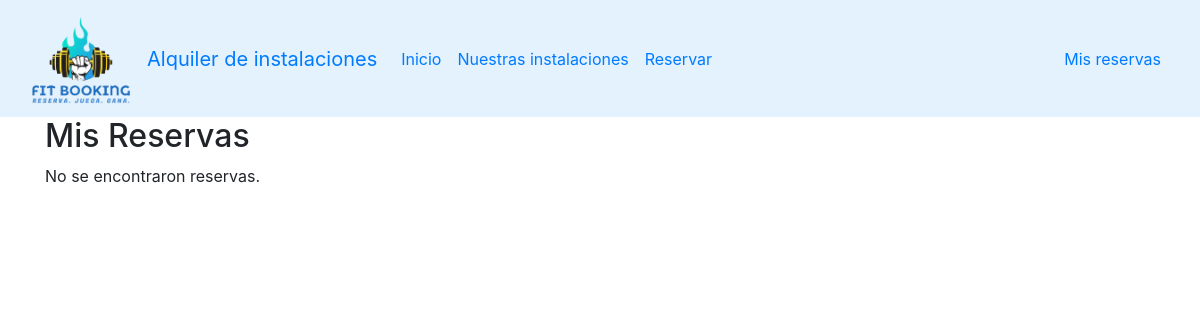
The page /views/userReservations.php (signed in) on the database as committed earlier.
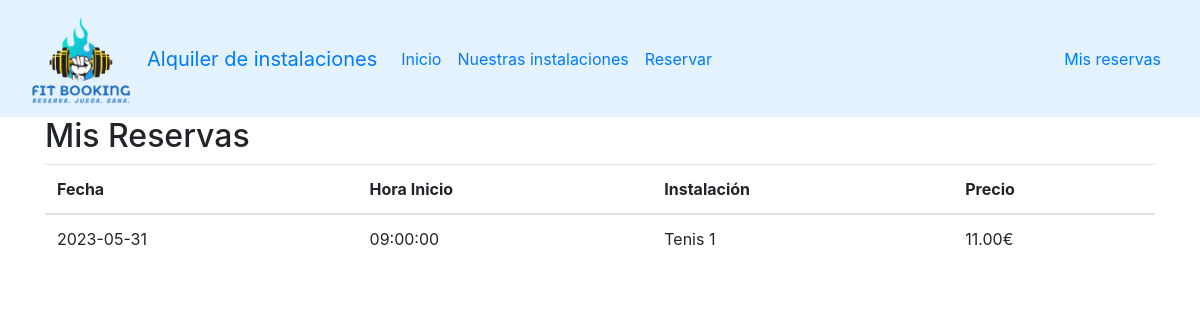
The same page on the database as committed later.
### tables this page shows
CREATE TABLE IF NOT EXISTS `tbl_reservas` (
  `id_reserva` int(11) NOT NULL AUTO_INCREMENT,
  `fk_instalacion` int(11) DEFAULT NULL,
  `fk_usuario` int(11) DEFAULT NULL,
  `hora_inicio` time DEFAULT NULL,
  `fecha` date DEFAULT NULL,
  PRIMARY KEY (`id_reserva`),
  KEY `fk_usuario` (`fk_usuario`),
  KEY `fk_instalacion` (`fk_instalacion`) USING BTREE
);

CREATE TABLE IF NOT EXISTS `tbl_instalaciones` (
  `id_instalacion` int(11) NOT NULL AUTO_INCREMENT,
  `denominacion` varchar(25) DEFAULT NULL,
  `fk_deporte` int(11) DEFAULT NULL,
  `fk_precio` int(11) DEFAULT NULL,
  PRIMARY KEY (`id_instalacion`),
  KEY `fk_deporte` (`fk_deporte`),
  KEY `fk_precio` (`fk_precio`)
);

CREATE TABLE IF NOT EXISTS `tbl_precios` (
  `id_precio` int(11) NOT NULL AUTO_INCREMENT,
  `precio` float DEFAULT NULL,
  PRIMARY KEY (`id_precio`)
);

### views/userReservations.php (the view, shortened to what this page needs)
<?php
if( isset($_COOKIE['user'])){
    $idUsuario = $_COOKIE['user'];
    function misReservas($idUsuario)
    {
        require_once("../model/bdConnection.php");
        $sql = "SELECT i.denominacion, r.hora_inicio, r.fecha, p.precio
        FROM tbl_reservas r
        JOIN tbl_instalaciones i ON r.fk_instalacion = i.id_instalacion
        JOIN tbl_precios p ON i.fk_precio = p.id_precio
        WHERE r.fk_usuario = $idUsuario;";
        $result = $conn->query($sql);
        $reservas = [];
        while ($row = $result->fetch_assoc()) {
            $reservas[] = $row;
        }
        return $reservas;
    }
    $reservasUsuario = misReservas($idUsuario);
}
else{
    echo "LA SESIÓN HA CADUCADO O NO HA INICIADO SESIÓN";exit();
}
?>
<!DOCTYPE html>
<html>
<head>
    <link rel="stylesheet" href="https://maxcdn.bootstrapcdn.com/bootstrap/4.5.2/css/bootstrap.min.css">
</head>
<body>
    <?php include "./nav-bar.php"; ?>
    <div class="container">
        <h2>Mis Reservas</h2>
        <?php if (count($reservasUsuario) > 0) : ?>
            <table class="table">
                <thead>
                    <tr>
                        <th>Fecha</th>
                        <th>Hora Inicio</th>
                        <th>Instalación</th>
                        <th>Precio</th>
                    </tr>
                </thead>
                <tbody>
                    <?php foreach ($reservasUsuario as $reserva) : ?>
                        <tr>
                            <td><?php echo $reserva['fecha']; ?></td>
                            <td><?php echo $reserva['hora_inicio']; ?></td>
                            <td><?php echo $reserva['denominacion']; ?></td>
                            <td><?php echo $reserva['precio'] .".00€"; ?></td>
                        </tr>
                    <?php endforeach; ?>
                </tbody>
            </table>
        <?php else : ?>
            <p>No se encontraron reservas.</p>
        <?php endif; ?>
    </div>
</body>
</html>

Rows that differ between the two databases and show on the page:
now on this page (row edited): tbl_reservas: fecha "2023-05-31", hora_inicio "09:00:00", fk_instalacion.denominacion "Tenis 1", tbl_precios.precio "11"
Other text that changed with them:
text no longer shown: "No se encontraron reservas."
text now shown: "Fecha Hora Inicio Instalación Precio"
